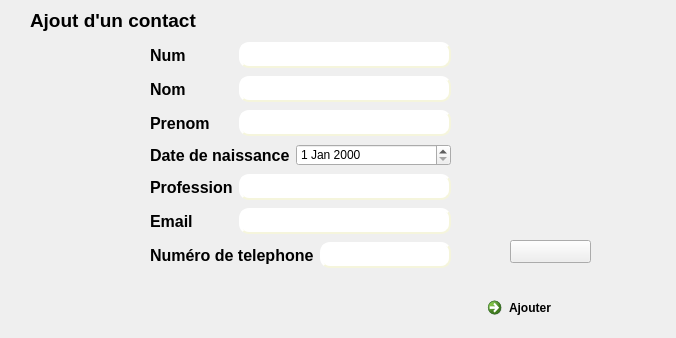
      <widget class="QWidget" name="tab_7">
       <attribute name="title">
        <string>Ajouter un contact</string>
       </attribute>
       <widget class="QPushButton" name="pushButton_21">
        <property name="geometry">
         <rect>
          <x>510</x>
          <y>240</y>
          <width>81</width>
          <height>23</height>
         </rect>
        </property>
        <property name="styleSheet">
         <string notr="true">background-image: url(:/new/prefix1/ajouter.png);</string>
        </property>
        <property name="text">
         <string/>
        </property>
       </widget>
       <widget class="QLabel" name="label_13">
        <property name="geometry">
         <rect>
          <x>30</x>
          <y>0</y>
          <width>191</width>
          <height>41</height>
         </rect>
        </property>
        <property name="font">
         <font>
          <pointsize>14</pointsize>
          <weight>75</weight>
          <bold>true</bold>
         </font>
        </property>
        <property name="styleSheet">
         <string>background-image: url(:/new/prefix1/white.jpg);</string>
        </property>
        <property name="text">
         <string>Ajout d'un contact</string>
        </property>
       </widget>
       <widget class="QCommandLinkButton" name="ajouter_event_2">
        <property name="geometry">
         <rect>
          <x>480</x>
          <y>290</y>
          <width>187</width>
          <height>39</height>
         </rect>
        </property>
        <property name="text">
         <string>Ajouter </string>
        </property>
        <property name="icon">
         <iconset resource="MyResources.qrc">
          <normaloff>:/new/prefix1/MyResources/newajouter.png</normaloff>:/new/prefix1/MyResources/newajouter.png</iconset>
        </property>
        <property name="iconSize">
         <size>
          <width>25</width>
          <height>25</height>
         </size>
        </property>
        <property name="checkable">
         <bool>true</bool>
        </property>
        <property name="checked">
         <bool>false</bool>
        </property>
        <property name="autoRepeat">
         <bool>false</bool>
        </property>
        <property name="autoExclusive">
         <bool>false</bool>
        </property>
       </widget>
       <widget class="QWidget" name="layoutWidget">
        <property name="geometry">
         <rect>
          <x>150</x>
          <y>40</y>
          <width>301</width>
          <height>231</height>
         </rect>
        </property>
        <layout class="QGridLayout" name="gridLayout_2">
         <item row="0" column="0">
          <widget class="QLabel" name="label_3">
           <property name="font">
            <font>
             <pointsize>12</pointsize>
             <weight>75</weight>
             <bold>true</bold>
            </font>
           </property>
           <property name="styleSheet">
            <string>background-image: url(:/new/prefix1/white.jpg);</string>
           </property>
           <property name="text">
            <string>Num</string>
           </property>
          </widget>
         </item>
         <item row="0" column="1" colspan="3">
          <widget class="QLineEdit" name="lineEdit_2">
           <property name="styleSheet">
            <string notr="true">QLineEdit {
    border-style: outset;
    border-width: 2px;
    border-radius: 10px;
    border-color: beige;
    font: bold 7px;
    min-width: 5em;
    padding:3px;
}</string>
           </property>
          </widget>
         </item>
         <item row="1" column="0">
          <widget class="QLabel" name="label_14">
           <property name="font">
            <font>
             <pointsize>12</pointsize>
             <weight>75</weight>
             <bold>true</bold>
            </font>
           </property>
           <property name="styleSheet">
            <string>background-image: url(:/new/prefix1/white.jpg);</string>
           </property>
           <property name="text">
            <string>Nom</string>
           </property>
          </widget>
         </item>
         <item row="1" column="1" colspan="3">
          <widget class="QLineEdit" name="lineEdit_4">
           <property name="styleSheet">
            <string notr="true">QLineEdit {
    border-style: outset;
    border-width: 2px;
    border-radius: 10px;
    border-color: beige;
    font: bold 7px;
    min-width: 5em;
    padding:3px;
}</string>
           </property>
          </widget>
         </item>
         <item row="2" column="0">
          <widget class="QLabel" name="label_15">
           <property name="font">
            <font>
             <pointsize>12</pointsize>
             <weight>75</weight>
             <bold>true</bold>
            </font>
           </property>
           <property name="styleSheet">
            <string>background-image: url(:/new/prefix1/white.jpg);</string>
           </property>
           <property name="text">
            <string>Prenom</string>
           </property>
          </widget>
         </item>
         <item row="2" column="1" colspan="3">
          <widget class="QLineEdit" name="lineEdit_5">
           <property name="styleSheet">
            <string notr="true">QLineEdit {
    border-style: outset;
    border-width: 2px;
    border-radius: 10px;
    border-color: beige;
    font: bold 7px;
    min-width: 5em;
    padding:3px;
}</string>
           </property>
          </widget>
         </item>
         <item row="3" column="0" colspan="2">
          <widget class="QLabel" name="label_16">
           <property name="font">
            <font>
             <pointsize>12</pointsize>
             <weight>75</weight>
             <bold>true</bold>
            </font>
           </property>
           <property name="styleSheet">
            <string>background-image: url(:/new/prefix1/white.jpg);</string>
           </property>
           <property name="text">
            <string>Date de naissance</string>
           </property>
          </widget>
         </item>
         <item row="3" column="2" colspan="2">
          <widget class="QDateEdit" name="dateEdit_4">
           <property name="styleSheet">
            <string notr="true">QDateTime
{
    border-style: outset;
    border-width: 2px;
    border-radius: 10px;
    border-color: beige;
    font: bold 7px;
    min-width: 5em;
    padding:3px;
}</string>
           </property>
          </widget>
         </item>
         <item row="4" column="0">
          <widget class="QLabel" name="label_17">
           <property name="font">
            <font>
             <pointsize>12</pointsize>
             <weight>75</weight>
             <bold>true</bold>
            </font>
           </property>
           <property name="styleSheet">
            <string>background-image: url(:/new/prefix1/white.jpg);</string>
           </property>
           <property name="text">
            <string>Profession</string>
           </property>
          </widget>
         </item>
         <item row="4" column="1" colspan="3">
          <widget class="QLineEdit" name="lineEdit_7">
           <property name="styleSheet">
            <string notr="true">QLineEdit {
    border-style: outset;
    border-width: 2px;
    border-radius: 10px;
    border-color: beige;
    font: bold 7px;
    min-width: 5em;
    padding:3px;
}</string>
           </property>
          </widget>
         </item>
         <item row="5" column="0">
          <widget class="QLabel" name="label_18">
           <property name="font">
            <font>
             <pointsize>12</pointsize>
             <weight>75</weight>
             <bold>true</bold>
            </font>
           </property>
           <property name="styleSheet">
            <string>background-image: url(:/new/prefix1/white.jpg);</string>
           </property>
           <property name="text">
            <string>Email</string>
           </property>
          </widget>
         </item>
         <item row="5" column="1" colspan="3">
          <widget class="QLineEdit" name="lineEdit_8">
           <property name="styleSheet">
            <string notr="true">QLineEdit {
    border-style: outset;
    border-width: 2px;
    border-radius: 10px;
    border-color: beige;
    font: bold 7px;
    min-width: 5em;
    padding:3px;
}</string>
           </property>
          </widget>
         </item>
         <item row="6" column="0" colspan="3">
          <widget class="QLabel" name="label_19">
           <property name="font">
            <font>
             <pointsize>12</pointsize>
             <weight>75</weight>
             <bold>true</bold>
            </font>
           </property>
           <property name="styleSheet">
            <string>background-image: url(:/new/prefix1/white.jpg);</string>
           </property>
           <property name="text">
            <string>Numéro de telephone</string>
           </property>
          </widget>
         </item>
         <item row="6" column="3">
          <widget class="QLineEdit" name="lineEdit_9">
           <property name="styleSheet">
            <string notr="true">QLineEdit {
    border-style: outset;
    border-width: 2px;
    border-radius: 10px;
    border-color: beige;
    font: bold 7px;
    min-width: 5em;
    padding:3px;
}</string>
           </property>
          </widget>
         </item>
        </layout>
       </widget>
      </widget>
